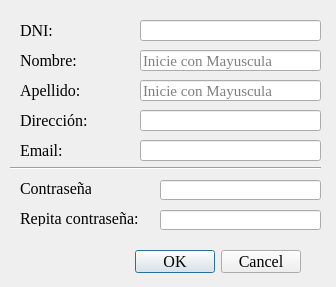
<?xml version="1.0" encoding="UTF-8"?>
<ui version="4.0">
 <class>RegistrarAdmin</class>
 <widget class="QDialog" name="RegistrarAdmin">
  <property name="geometry">
   <rect>
    <x>0</x>
    <y>0</y>
    <width>336</width>
    <height>287</height>
   </rect>
  </property>
  <property name="windowTitle">
   <string>Registro Administrador</string>
  </property>
  <widget class="QLabel" name="label_2">
   <property name="geometry">
    <rect>
     <x>20</x>
     <y>180</y>
     <width>71</width>
     <height>16</height>
    </rect>
   </property>
   <property name="font">
    <font>
     <family>Times New Roman</family>
     <pointsize>12</pointsize>
    </font>
   </property>
   <property name="text">
    <string>Contraseña:</string>
   </property>
  </widget>
  <widget class="QLabel" name="label_3">
   <property name="geometry">
    <rect>
     <x>20</x>
     <y>210</y>
     <width>121</width>
     <height>16</height>
    </rect>
   </property>
   <property name="font">
    <font>
     <family>Times New Roman</family>
     <pointsize>12</pointsize>
    </font>
   </property>
   <property name="text">
    <string>Repita contraseña:</string>
   </property>
  </widget>
  <widget class="QDialogButtonBox" name="buttonBox">
   <property name="geometry">
    <rect>
     <x>130</x>
     <y>250</y>
     <width>171</width>
     <height>23</height>
    </rect>
   </property>
   <property name="font">
    <font>
     <family>Times New Roman</family>
     <pointsize>12</pointsize>
    </font>
   </property>
   <property name="standardButtons">
    <set>QDialogButtonBox::Cancel|QDialogButtonBox::Ok</set>
   </property>
  </widget>
  <widget class="QLineEdit" name="contraLineEdit">
   <property name="geometry">
    <rect>
     <x>160</x>
     <y>180</y>
     <width>161</width>
     <height>20</height>
    </rect>
   </property>
   <property name="font">
    <font>
     <family>Times New Roman</family>
     <pointsize>11</pointsize>
    </font>
   </property>
  </widget>
  <widget class="QLineEdit" name="repiteContraLineEdit">
   <property name="geometry">
    <rect>
     <x>160</x>
     <y>210</y>
     <width>161</width>
     <height>20</height>
    </rect>
   </property>
   <property name="font">
    <font>
     <family>Times New Roman</family>
     <pointsize>11</pointsize>
    </font>
   </property>
  </widget>
  <widget class="QLineEdit" name="lineEdit_DNI">
   <property name="geometry">
    <rect>
     <x>140</x>
     <y>20</y>
     <width>181</width>
     <height>21</height>
    </rect>
   </property>
   <property name="font">
    <font>
     <family>Times New Roman</family>
     <pointsize>11</pointsize>
    </font>
   </property>
  </widget>
  <widget class="QLabel" name="label_9">
   <property name="geometry">
    <rect>
     <x>20</x>
     <y>20</y>
     <width>71</width>
     <height>21</height>
    </rect>
   </property>
   <property name="font">
    <font>
     <family>Times New Roman</family>
     <pointsize>12</pointsize>
    </font>
   </property>
   <property name="text">
    <string>DNI:</string>
   </property>
  </widget>
  <widget class="QLineEdit" name="lineEdit_apellidoA">
   <property name="geometry">
    <rect>
     <x>140</x>
     <y>80</y>
     <width>181</width>
     <height>21</height>
    </rect>
   </property>
   <property name="font">
    <font>
     <family>Times New Roman</family>
     <pointsize>11</pointsize>
    </font>
   </property>
   <property name="placeholderText">
    <string>Inicie con Mayuscula</string>
   </property>
  </widget>
  <widget class="QLineEdit" name="lineEdit_emailA">
   <property name="geometry">
    <rect>
     <x>140</x>
     <y>140</y>
     <width>181</width>
     <height>21</height>
    </rect>
   </property>
   <property name="font">
    <font>
     <family>Times New Roman</family>
     <pointsize>11</pointsize>
    </font>
   </property>
  </widget>
  <widget class="QLabel" name="label_4">
   <property name="geometry">
    <rect>
     <x>20</x>
     <y>50</y>
     <width>71</width>
     <height>21</height>
    </rect>
   </property>
   <property name="font">
    <font>
     <family>Times New Roman</family>
     <pointsize>12</pointsize>
    </font>
   </property>
   <property name="text">
    <string>Nombre:</string>
   </property>
  </widget>
  <widget class="QLineEdit" name="lineEdit_nombreA">
   <property name="geometry">
    <rect>
     <x>140</x>
     <y>50</y>
     <width>181</width>
     <height>21</height>
    </rect>
   </property>
   <property name="font">
    <font>
     <family>Times New Roman</family>
     <pointsize>11</pointsize>
    </font>
   </property>
   <property name="placeholderText">
    <string extracomment="Ingresar primer letra una mayuscula">Inicie con Mayuscula</string>
   </property>
  </widget>
  <widget class="QLabel" name="label_5">
   <property name="geometry">
    <rect>
     <x>20</x>
     <y>110</y>
     <width>71</width>
     <height>21</height>
    </rect>
   </property>
   <property name="font">
    <font>
     <family>Times New Roman</family>
     <pointsize>12</pointsize>
    </font>
   </property>
   <property name="text">
    <string>Dirección:</string>
   </property>
  </widget>
  <widget class="QLineEdit" name="lineEdit_direccionA">
   <property name="geometry">
    <rect>
     <x>140</x>
     <y>110</y>
     <width>181</width>
     <height>21</height>
    </rect>
   </property>
   <property name="font">
    <font>
     <family>Times New Roman</family>
     <pointsize>11</pointsize>
    </font>
   </property>
  </widget>
  <widget class="QLabel" name="label_6">
   <property name="geometry">
    <rect>
     <x>20</x>
     <y>140</y>
     <width>71</width>
     <height>21</height>
    </rect>
   </property>
   <property name="font">
    <font>
     <family>Times New Roman</family>
     <pointsize>12</pointsize>
    </font>
   </property>
   <property name="text">
    <string>Email:</string>
   </property>
  </widget>
  <widget class="QLabel" name="label_7">
   <property name="geometry">
    <rect>
     <x>20</x>
     <y>80</y>
     <width>71</width>
     <height>21</height>
    </rect>
   </property>
   <property name="font">
    <font>
     <family>Times New Roman</family>
     <pointsize>12</pointsize>
    </font>
   </property>
   <property name="text">
    <string>Apellido:</string>
   </property>
  </widget>
  <widget class="Line" name="line">
   <property name="geometry">
    <rect>
     <x>10</x>
     <y>160</y>
     <width>311</width>
     <height>16</height>
    </rect>
   </property>
   <property name="orientation">
    <enum>Qt::Horizontal</enum>
   </property>
  </widget>
 </widget>
 <resources/>
 <connections/>
</ui>
